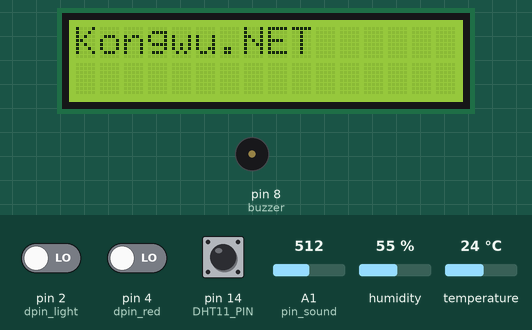
Simulated run of this sketch. Board: Arduino Uno, built with avr-gcc and run on an emulated ATmega328P. Shown: 16×2 character LCD, buzzer (waves = sounding, pin HIGH). Wiring (inferred from the names in the program): DHT11 sensor: data pin 6; DS1302 clock: CE pin 5; clock pin 7. Inputs (shaded band) come from the test bench; at power-on: pin 4 (dpin_red) LOW, pin 2 (dpin_light) LOW, pin 14 (DHT11_PIN) HIGH, A1 (pin_sound) = 512, humidity 55 %, temperature 24 °C. The local clock reads 2024-03-15 10:24:30 at power-on unless the sketch sets it; pins used as bus, display or sensor lines are not drawn; what the sketch prints to the serial monitor is not drawn.

Above: at 0.1 s.
At 2.2 s:
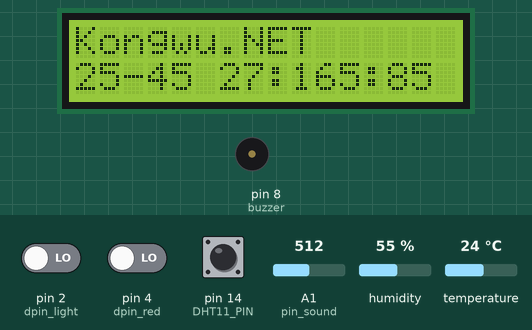
2.3 s: pin 4 (dpin_red) driven HIGH
7.7 s: pin 4 (dpin_red) driven LOW
Timing chart, 0 to 10.7 s (numbered marks = the images above; inputs shaded):
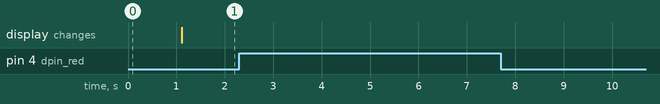

The sketch:

sketch.ino
```cpp
#include <Wire.h>
#include <LiquidCrystal_I2C.h>
#include <DS1302.h>
#include <Time.h>
#include <DateTime.h>

LiquidCrystal_I2C lcd(0x27,16,2);  // set the LCD address to 0x27 for a 16 chars and 2 line display
#define DHT11_PIN 0
char sTemp1[20] = "";
char sTemp2[20] = "";
int tLoopIndex = 0;

// RTC clock
/* 接口定义
CE(DS1302 pin5) -> Arduino D5
IO(DS1302 pin6) -> Arduino D6
SCLK(DS1302 pin7) -> Arduino D7
*/
uint8_t CE_PIN   = 5;
uint8_t IO_PIN   = 6;
uint8_t SCLK_PIN = 7;

/* 日期变量缓存 */
char time_buf[50];
char day_buf[10];
/* 串口数据缓存 */
String comdata = "";
int numdata[7] ={0}, j = 0, mark = 0;
/* 创建 DS1302 对象 */
DS1302 rtc(CE_PIN, IO_PIN, SCLK_PIN);


int buzzer=8;//设置控制蜂鸣器的数字IO脚
int pin_sound = 1;
int dpin_light = 2;
int dpin_red = 4;


void setup()
{
  lcd.init();                      // initialize the lcd

  // Print a message to the LCD.
  lcd.backlight();
  lcd.print("Kongwu.NET");
  delay(1000);

  //init temp sensor
  DDRC |= _BV(DHT11_PIN);
  PORTC |= _BV(DHT11_PIN);
  Serial.begin(19200);
  Serial.println("Ready");

  rtc.write_protect(false);
  rtc.halt(false);

  //read_time_from_serial();
  //Time t(2013, 6, 10, 4, 39, 46, 3);
  /* Set the time and date on the chip */
  //rtc.time(t);

  pinMode(buzzer,OUTPUT);//设置数字IO脚模式，OUTPUT为输出
}

byte read_dht11_dat()
{
	byte i = 0;
	byte result=0;
	for(i=0; i< 8; i++){


	     while(!(PINC & _BV(DHT11_PIN)));  // wait for 50us
	     delayMicroseconds(30);

	     if(PINC & _BV(DHT11_PIN))
	     result |=(1<<(7-i));
             while((PINC & _BV(DHT11_PIN)));  // wait '1' finish


	}
	return result;
}


void print_time()
{
    /* 从 DS1302 获取当前时间 */
    Time t = rtc.time();
    /* 将星期从数字转换为名称 */
    memset(day_buf, 0, sizeof(day_buf));
    switch (t.day)
    {
    case 1: strcpy(day_buf, "Sunday"); break;
    case 2: strcpy(day_buf, "Monday"); break;
    case 3: strcpy(day_buf, "Tuesday"); break;
    case 4: strcpy(day_buf, "Wednesday"); break;
    case 5: strcpy(day_buf, "Thursday"); break;
    case 6: strcpy(day_buf, "Friday"); break;
    case 7: strcpy(day_buf, "Saturday"); break;
    }
    /* 将日期代码格式化凑成buf等待输出 */
    //snprintf(time_buf, sizeof(time_buf), "%s %04d-%02d-%02d %02d:%02d:%02d", day_buf, t.yr, t.mon, t.date, t.hr, t.min, t.sec);
    //snprintf(time_buf, sizeof(time_buf), "%04d-%02d-%02d %02d:%02d:%02d", t.yr, t.mon, t.date, t.hr, t.min, t.sec);
    snprintf(time_buf, sizeof(time_buf), "%02d-%02d %02d:%02d:%02d", t.mon, t.date, t.hr, t.min, t.sec);
    /* 输出日期到串口 */
    //Serial.println(time_buf);

    if(t.sec==0)
    {
      digitalWrite(buzzer,HIGH);//发声音
      delay(1);//延时1ms
      digitalWrite(buzzer,LOW);//bu发声音
    }


  lcd.setCursor(0, 1);
  lcd.print(time_buf);
}

void read_time_from_serial()
{
    /* 当串口有数据的时候，将数据拼接到变量comdata */
    //example: 2012,5,1,23,55,23,2,
    while (Serial.available() > 0)
    {
        comdata += char(Serial.read());
        delay(2);
        mark = 1;
    }
    /* 以逗号分隔分解comdata的字符串，分解结果变成转换成数字到numdata[]数组 */
    if(mark == 1)
    {
        Serial.print("You inputed : ");
        Serial.println(comdata);
        for(int i = 0; i < comdata.length() ; i++)
        {
            if(comdata[i] == ',' || comdata[i] == 0x10 || comdata[i] == 0x13)
            {
                j++;
            }
            else
            {
                numdata[j] = numdata[j] * 10 + (comdata[i] - '0');
            }
        }
        /* 将转换好的numdata凑成时间格式，写入DS1302 */
        Time t(numdata[0], numdata[1], numdata[2], numdata[3], numdata[4], numdata[5], numdata[6]);
        rtc.time(t);
        mark = 0;j=0;

        /* 打印当前时间 */
        print_time();


        /* 清空 comdata 变量，以便等待下一次输入 */
        comdata = String("");
        /* 清空 numdata */
        for(int i = 0; i < 7 ; i++) numdata[i]=0;

      //delay(1000);
    }
}

void check_temp_sensor()
{
	byte dht11_dat[5];
	byte dht11_in;
	byte i;
	// start condition
	// 1. pull-down i/o pin from 18ms
	PORTC &= ~_BV(DHT11_PIN);
	delay(18);
	PORTC |= _BV(DHT11_PIN);
	delayMicroseconds(40);

	DDRC &= ~_BV(DHT11_PIN);
	delayMicroseconds(40);

	dht11_in = PINC & _BV(DHT11_PIN);

	if(dht11_in){
		Serial.println("dht11 start condition 1 not met");
		return;
	}
	delayMicroseconds(80);

	dht11_in = PINC & _BV(DHT11_PIN);

	if(!dht11_in){
		Serial.println("dht11 start condition 2 not met");
		return;
	}
	delayMicroseconds(80);
	// now ready for data reception
	for (i=0; i<5; i++)
		dht11_dat[i] = read_dht11_dat();

	DDRC |= _BV(DHT11_PIN);
	PORTC |= _BV(DHT11_PIN);

        byte dht11_check_sum = dht11_dat[0]+dht11_dat[1]+dht11_dat[2]+dht11_dat[3];
	// check check_sum
	if(dht11_dat[4]!= dht11_check_sum)
	{
		Serial.println("DHT11 checksum error");
	}

	Serial.print("[HU]");
	Serial.print(dht11_dat[0], DEC);
	Serial.print(".");
	Serial.print(dht11_dat[1], DEC);
	Serial.println("");
	Serial.print("[TE]");
	Serial.print(dht11_dat[2], DEC);
	Serial.print(".");
	Serial.print(dht11_dat[3], DEC);
	Serial.println("");


        sprintf(sTemp1,"H:%d.%d%% T:%d.%dC",dht11_dat[0],dht11_dat[1],dht11_dat[2],dht11_dat[3]);
        //sprintf(sTemp1,"Humdity: %d.%d %%",dht11_dat[0],dht11_dat[1]);
        //sprintf(sTemp2,"Temp: %d.%d C",dht11_dat[2],dht11_dat[3]);
        //lcd.clear();
        lcd.setCursor(0, 0);
        lcd.print(sTemp1);


	//delay(5000);
}

void loop()
{
  if(tLoopIndex++%5==0)
    check_temp_sensor();
  print_time();

  int val;
  val=analogRead(pin_sound);
  Serial.print("[SD]");
  Serial.println(val,DEC);

  //val=analogRead(pin_light);
  val = digitalRead(dpin_light);
  Serial.print("[LT]");
  Serial.println(val,DEC);

  val = digitalRead(dpin_red);
  Serial.print("[RD]");
  Serial.println(val,DEC);
  if(val==1) {
      digitalWrite(buzzer,HIGH);//发声音
      delay(1);//延时1ms
      digitalWrite(buzzer,LOW);//bu发声音
  }

  delay(1000);
}
```

Measured:
- after the input at 7.7 s, every drawn part: stays the same
